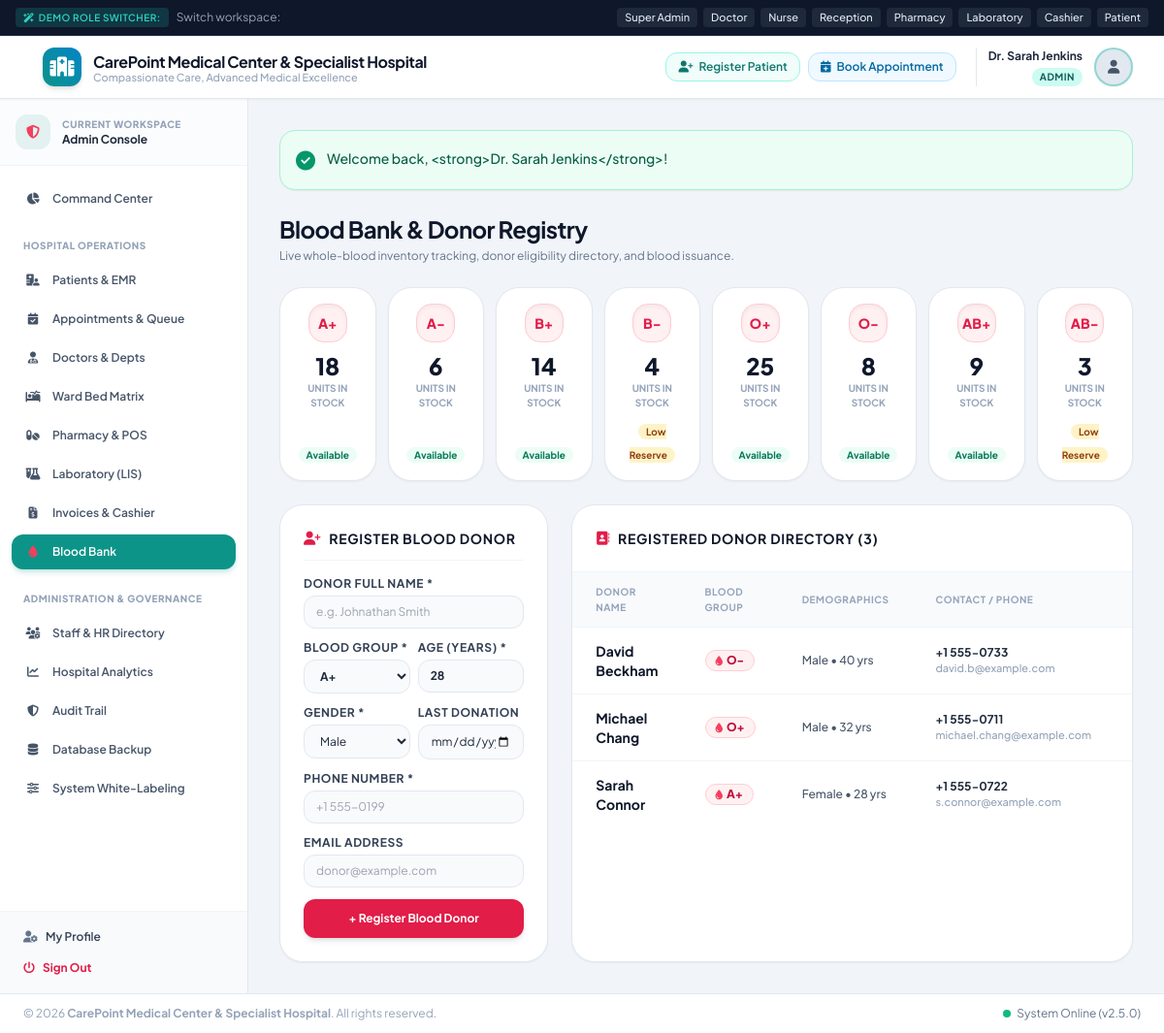
/modules/blood_bank/index.php (signed in), run on the app's committed database.
### tables this page shows
CREATE TABLE IF NOT EXISTS `blood_inventory` (
  `id` INT AUTO_INCREMENT PRIMARY KEY,
  `blood_group` ENUM('A+', 'A-', 'B+', 'B-', 'O+', 'O-', 'AB+', 'AB-') NOT NULL UNIQUE,
  `units_available` INT NOT NULL DEFAULT 0,
  `updated_at` TIMESTAMP DEFAULT CURRENT_TIMESTAMP ON UPDATE CURRENT_TIMESTAMP
);

CREATE TABLE IF NOT EXISTS `blood_donors` (
  `id` INT AUTO_INCREMENT PRIMARY KEY,
  `full_name` VARCHAR(150) NOT NULL,
  `gender` ENUM('Male', 'Female') NOT NULL,
  `age` INT NOT NULL,
  `blood_group` ENUM('A+', 'A-', 'B+', 'B-', 'O+', 'O-', 'AB+', 'AB-') NOT NULL,
  `phone` VARCHAR(30) NOT NULL,
  `email` VARCHAR(120) NULL,
  `address` TEXT NULL,
  `last_donation_date` DATE NULL,
  `health_status` VARCHAR(100) DEFAULT 'Eligible',
  `created_at` TIMESTAMP DEFAULT CURRENT_TIMESTAMP
);

### config/helpers.php (called while the page is built, shortened)
<?php
function e(?string $string): string {
    return htmlspecialchars($string ?? '', ENT_QUOTES, 'UTF-8');
}

### modules/blood_bank/index.php (the view, shortened to what this page needs)
<?php
require_once __DIR__ . '/../../includes/header.php';
$pdo = Database::getConnection();
$inventory = $pdo->query("SELECT * FROM blood_inventory ORDER BY blood_group ASC")->fetchAll();
$donors = $pdo->query("SELECT * FROM blood_donors ORDER BY full_name ASC")->fetchAll();
?>
<div class="space-y-6">
    <div class="flex flex-col sm:flex-row sm:items-center sm:justify-between gap-4">
        <div>
            <h1 class="text-2xl font-bold text-slate-900 tracking-tight">Blood Bank & Donor Registry</h1>
            <p class="text-xs text-slate-500 mt-1">Live whole-blood inventory tracking, donor eligibility directory, and blood issuance.</p>
        </div>
    </div>
    <div class="grid grid-cols-2 sm:grid-cols-4 lg:grid-cols-8 gap-3">
        <?php foreach ($inventory as $item): ?>
            <?php
                $isLow = ($item['units_available'] <= 5);
            ?>
            <div class="bg-white rounded-3xl p-4 border border-slate-200 shadow-sm text-center card-hover flex flex-col justify-between space-y-2">
                <div>
                    <div class="w-10 h-10 rounded-2xl bg-rose-50 border border-rose-200 text-rose-600 flex items-center justify-center font-black text-sm mx-auto shadow-inner">
                        <?= e($item['blood_group']) ?>
                    </div>
                    <h3 class="text-2xl font-black text-slate-900 mt-2"><?= $item['units_available'] ?></h3>
                    <span class="text-[10px] uppercase font-bold text-slate-400 block">Units in Stock</span>
                </div>
                <div>
                    <span class="px-2 py-0.5 rounded-full text-[10px] font-bold <?= $isLow ? 'bg-amber-100 text-amber-800' : 'bg-emerald-50 text-emerald-700' ?>">
                        <?= $isLow ? 'Low Reserve' : 'Available' ?>
                    </span>
                </div>
            </div>
        <?php endforeach; ?>
    </div>
    <div class="grid grid-cols-1 lg:grid-cols-3 gap-6">
        <div class="bg-white rounded-3xl p-6 border border-slate-200 shadow-sm space-y-4 h-fit">
            <h3 class="text-sm font-bold text-slate-900 uppercase tracking-wider flex items-center border-b border-slate-100 pb-3">
                <i class="fa-solid fa-user-plus text-rose-600 mr-2"></i> Register Blood Donor
            </h3>
            <form method="POST" action="" class="space-y-3">
                <div>
                    <label class="block text-xs font-bold text-slate-700 uppercase tracking-wider mb-1">Donor Full Name *</label>
                    <input type="text" name="full_name" required placeholder="e.g. Johnathan Smith" class="w-full px-3 py-2 bg-slate-50 border border-slate-200 rounded-xl text-xs focus:ring-2 focus:ring-rose-500 focus:bg-white focus:outline-none">
                </div>
                <div class="grid grid-cols-2 gap-2">
                    <div>
                        <label class="block text-xs font-bold text-slate-700 uppercase tracking-wider mb-1">Blood Group *</label>
                        <select name="blood_group" required class="w-full px-3 py-2 bg-slate-50 border border-slate-200 rounded-xl text-xs font-bold focus:ring-2 focus:ring-rose-500 focus:bg-white focus:outline-none">
                            <?php foreach (['A+', 'A-', 'B+', 'B-', 'O+', 'O-', 'AB+', 'AB-'] as $bg): ?>
                                <option value="<?= $bg ?>"><?= $bg ?></option>
                            <?php endforeach; ?>
                        </select>
                    </div>
                    <div>
                        <label class="block text-xs font-bold text-slate-700 uppercase tracking-wider mb-1">Age (Years) *</label>
                        <input type="number" name="age" value="28" min="18" max="65" required class="w-full px-3 py-2 bg-slate-50 border border-slate-200 rounded-xl text-xs font-bold focus:ring-2 focus:ring-rose-500 focus:bg-white focus:outline-none">
                    </div>
                </div>
                <div class="grid grid-cols-2 gap-2">
                    <div>
                        <label class="block text-xs font-bold text-slate-700 uppercase tracking-wider mb-1">Gender *</label>
                        <select name="gender" class="w-full px-3 py-2 bg-slate-50 border border-slate-200 rounded-xl text-xs focus:ring-2 focus:ring-rose-500 focus:bg-white focus:outline-none">
                            <option value="Male">Male</option>
                        </select>
                    </div>
                    <div>
                        <label class="block text-xs font-bold text-slate-700 uppercase tracking-wider mb-1">Last Donation</label>
                        <input type="date" name="last_donation_date" class="w-full px-3 py-2 bg-slate-50 border border-slate-200 rounded-xl text-xs focus:ring-2 focus:ring-rose-500 focus:bg-white focus:outline-none">
                    </div>
                </div>
                <div>
                    <label class="block text-xs font-bold text-slate-700 uppercase tracking-wider mb-1">Phone Number *</label>
                    <input type="tel" name="phone" required placeholder="+1 555-0199" class="w-full px-3 py-2 bg-slate-50 border border-slate-200 rounded-xl text-xs focus:ring-2 focus:ring-rose-500 focus:bg-white focus:outline-none">
                </div>
                <div>
                    <label class="block text-xs font-bold text-slate-700 uppercase tracking-wider mb-1">Email Address</label>
                    <input type="email" name="email" placeholder="donor@example.com" class="w-full px-3 py-2 bg-slate-50 border border-slate-200 rounded-xl text-xs focus:ring-2 focus:ring-rose-500 focus:bg-white focus:outline-none">
                </div>
                <button type="submit" class="w-full py-3 bg-rose-600 hover:bg-rose-700 text-white rounded-xl text-xs font-bold shadow-md transition">
                    + Register Blood Donor
                </button>
            </form>
        </div>
        <div class="lg:col-span-2 bg-white rounded-3xl border border-slate-200 shadow-sm overflow-hidden">
            <div class="p-6 border-b border-slate-100 flex items-center justify-between">
                <h3 class="text-sm font-bold text-slate-900 uppercase tracking-wider flex items-center">
                    <i class="fa-solid fa-address-book text-rose-600 mr-2"></i> Registered Donor Directory (<?= count($donors) ?>)
                </h3>
            </div>
            <div class="overflow-x-auto">
                <table class="w-full text-left text-xs text-slate-600">
                    <thead class="bg-slate-50 text-slate-400 font-bold uppercase text-[10px] tracking-wider border-b border-slate-100">
                        <tr>
                            <th class="py-3 px-6">Donor Name</th>
                            <th class="py-3 px-6">Blood Group</th>
                            <th class="py-3 px-6">Demographics</th>
                            <th class="py-3 px-6">Contact / Phone</th>
                            <th class="py-3 px-6">Last Donation</th>
                        </tr>
                    </thead>
                    <tbody class="divide-y divide-slate-100 font-medium">
                        <?php if (!empty($donors)): ?>
                            <?php foreach ($donors as $d): ?>
                                <tr class="hover:bg-slate-50 transition">
                                    <td class="py-3.5 px-6 font-bold text-slate-900 text-sm">
                                        <?= e($d['full_name']) ?>
                                    </td>
                                    <td class="py-3.5 px-6">
                                        <span class="inline-flex items-center px-2.5 py-0.5 rounded-full text-xs font-black bg-rose-50 text-rose-700 border border-rose-200">
                                            <i class="fa-solid fa-droplet mr-1 text-[10px] text-rose-500"></i> <?= e($d['blood_group']) ?>
                                        </span>
                                    </td>
                                    <td class="py-3.5 px-6">
                                        <?= e($d['gender']) ?> &bull; <?= $d['age'] ?> yrs
                                    </td>
                                    <td class="py-3.5 px-6">
                                        <span class="font-bold text-slate-800 block"><?= e($d['phone']) ?></span>
                                        <span class="text-[11px] text-slate-400"><?= e($d['email'] ?: 'No email') ?></span>
                                    </td>
                                    <td class="py-3.5 px-6 font-mono text-slate-500">
                                    </td>
                                </tr>
                            <?php endforeach; ?>
                        <?php else: ?>
                            <tr>
                                <td colspan="6" class="text-center py-8 text-slate-400">No blood donors registered yet.</td>
                            </tr>
                        <?php endif; ?>
                    </tbody>
                </table>
            </div>
        </div>
    </div>
</div>
<?php require_once __DIR__ . '/../../includes/footer.php'; ?>

### assets/css/style.css (style rules this page uses)
body { font-family: 'Plus Jakarta Sans', -apple-system, BlinkMacSystemFont, "Segoe UI", Roboto, sans-serif; color: #1e293b; background-color: #f8fafc; }
.card-hover { transition: all 0.25s cubic-bezier(0.4, 0, 0.2, 1); }

### data on the page
blood_inventory: blood_group "A+", units_available "18", shows "Available"
blood_inventory: blood_group "A-", units_available "6", shows "Available"
blood_inventory: blood_group "B+", units_available "14", shows "Available"
blood_inventory: blood_group "B-", units_available "4", shows "Low Reserve"
blood_inventory: blood_group "O+", units_available "25", shows "Available"
blood_inventory: blood_group "O-", units_available "8", shows "Available"
blood_inventory: blood_group "AB+", units_available "9", shows "Available"
blood_inventory: blood_group "AB-", units_available "3", shows "Low Reserve"
blood_donors: full_name "David Beckham", blood_group "O-", gender "Male", age "40", phone "+1 555-0733", email "david.b@example.com"
blood_donors: full_name "Michael Chang", blood_group "O+", gender "Male", age "32", phone "+1 555-0711", email "michael.chang@example.com"
blood_donors: full_name "Sarah Connor", blood_group "A+", gender "Female", age "28", phone "+1 555-0722", email "s.connor@example.com"

### other printed values
$hospitalName "CarePoint Medical Center & Specialist Hospital"
$hospitalTagline "Compassionate Care, Advanced Medical Excellence"
$user['name'] "Dr. Sarah Jenkins"
$user['role'] "ADMIN"
$userRole "Admin"
$flash['message'] "Welcome back, <strong>Dr. Sarah Jenkins</strong>!"
count($donors) "3"
getSetting('hospital_name', DEFAULT_HOSPITAL_NAME) "CarePoint Medical Center & Specialist Hospital"
APP_VERSION "2.5.0"
form field blood_group "A+"
